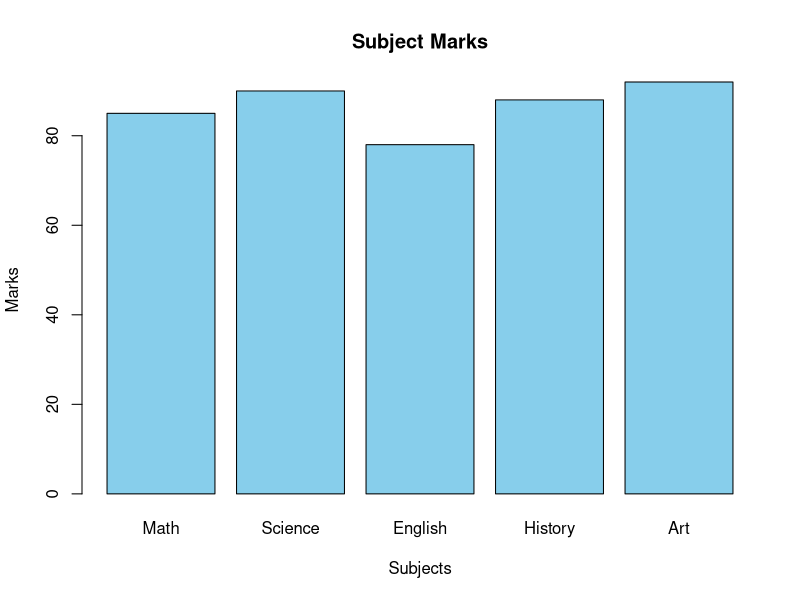

The R source for this figure:
subjects <- c("Math", "Science", "English", "History", "Art")
marks <- c(85, 90, 78, 88, 92)
barplot(marks, names.arg = subjects, col = "skyblue", main = "Subject Marks", xlab = "Subjects", ylab = "Marks")
#text(1:5, marks + 2, labels = marks, col = "blue", cex = 1)
par(las = 1)